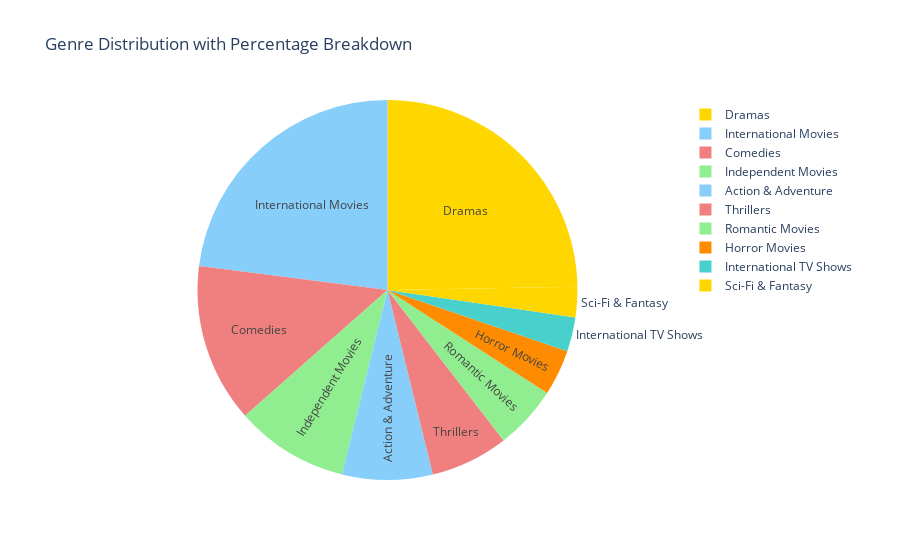

Notebook source saved alongside this figure:
### Markdown cell above
__A pie-chart to visualise the distinct Genres distribution and their percentages__

### Code cell
import plotly.graph_objects as go
from collections import Counter

eda_result = combined_data.copy()
sg = ", ".join(eda_result['Genre']).split(", ")
sgc = Counter(sg).most_common(10)

l = [item[0] for item in sgc][::-1]
v= [item[1] for item in sgc][::-1]

colors = ['gold', 'mediumturquoise', 'darkorange', 'lightgreen', 'lightcoral', 'lightskyblue', 'lightgreen', 'lightcoral', 'lightskyblue', 'gold']

genre = go.Figure(data=[go.Pie(labels=l, values=v, textinfo='label', marker=dict(colors=colors))])

genre.update_layout(title="Genre Distribution with Percentage Breakdown")

genre.show()

### Figure 1 — Plotly figure (JSON) as saved in the notebook; plotly's stock layout.template omitted (floating-point values rounded to 4 significant figures)
{"data": [{"labels": ["Sci-Fi & Fantasy", "International TV Shows", "Horror Movies", "Romantic Movies", "Thrillers", "Action & Adventure", "Independent Movies", "Comedies", "International Movies", "Dramas"], "marker": {"colors": ["gold", "mediumturquoise", "darkorange", "lightgreen", "lightcoral", "lightskyblue", "lightgreen", "lightcoral", "lightskyblue", "gold"]}, "textinfo": "label", "type": "pie", "values": [123, 139, 186, 258, 316, 367, 459, 645, 1096, 1179]}], "layout": {"title": {"text": "Genre Distribution with Percentage Breakdown"}}}
